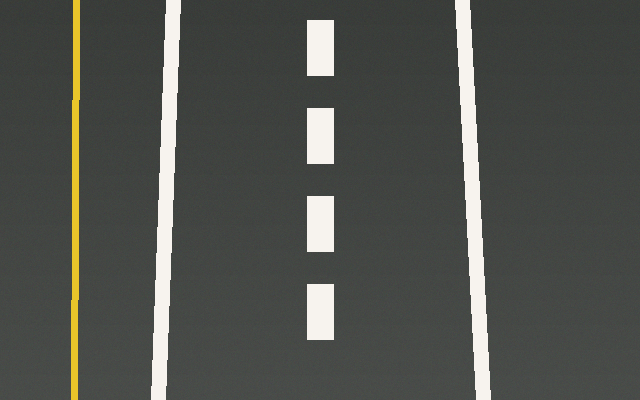
#> input picture exemplos_tp2/Filtragem_Espacial_Bordas_40_Exemplos_Independentes/dados/pista_bev.png, 640 x 400 px
$ python 04_sombra_controlada.py   (older library calls are emulated)
#> lines starting #> are read from the running program, lines starting #| are printed output that depends on the picture; after the words box and inside, x2 and y2 are one past the last pixel; in counts of white or black regions, pixels touching at a corner belong together
"""
EXEMPLO 04 - Simulação de sombra projetada

O QUE ESTE CÓDIGO FAZ
Cria uma região com redução de brilho e demonstra seu efeito nas bordas.

COMO O CÓDIGO FUNCIONA
Desenha máscara poligonal e diminui as intensidades internas com ruído moderado.

POR QUE É IMPORTANTE NA DIREÇÃO AUTÔNOMA
Sombras sobre as faixas podem introduzir bordas falsas e esconder a pintura.

COMO EXPLICAR AOS ALUNOS
Este exemplo representa uma etapa pequena de um pipeline de percepção. Observe a
imagem inicial, os valores numéricos apresentados no terminal e as imagens geradas.
Compare alterações de parâmetros mantendo as demais condições constantes.

ATIVIDADE PRÁTICA
Mude a intensidade de sombra de 0,38 para 0,60.

COMO EXECUTAR
python exemplos/04_sombra_controlada.py

SAÍDA
Uma ou mais figuras ou métricas serão salvas automaticamente em saidas/.
O programa pode ser executado diretamente: as funções estão neste próprio arquivo.
"""

import argparse
import csv
import json
import time
from pathlib import Path
import cv2
import numpy as np
import matplotlib
matplotlib.use("Agg")
import matplotlib.pyplot as plt

# Cada exemplo contém suas próprias funções; NÃO utiliza apoio.py.
# A pasta dados guarda apenas imagens de entrada. É permitido executar
# os exemplos em qualquer ordem, diretamente ou no Google Colab.
BASE = Path(__file__).resolve().parent.parent
DADOS = BASE / "dados"
RESULTADOS = BASE / "saidas" / Path(__file__).stem
RESULTADOS.mkdir(parents=True, exist_ok=True)


def ler(nome="pista_bev.png", cinza=False):
    """Abre uma imagem com verificação explícita de existência."""
#> called with nome = 'pista_bev.png', cinza = False
    p = DADOS / nome
    imagem = cv2.imread(str(p), cv2.IMREAD_GRAYSCALE if cinza else cv2.IMREAD_COLOR)
#> imagem is the input picture: shape (400, 640, 3); mean B, G, R 77, 81.8, 79.7
    if imagem is None:
        raise FileNotFoundError(f"Imagem ausente: {p}. Execute o código com o ZIP extraído.")
    return imagem


def cinza(img):
    return cv2.cvtColor(img, cv2.COLOR_BGR2GRAY) if img.ndim == 3 else img


def sombra(img):
    """Perturbação controlada: sombra artificial em faixa diagonal da estrada."""
    a = img.astype(np.float32).copy()
    h, w = img.shape[:2]
#> h = 400; w = 640
    m = np.zeros((h,w),np.uint8)
    pts = np.array([[0,int(h*.16)],[w,int(h*.36)],[w,int(h*.59)],[0,int(h*.39)]],np.int32)
    cv2.fillConvexPoly(m,pts,255)
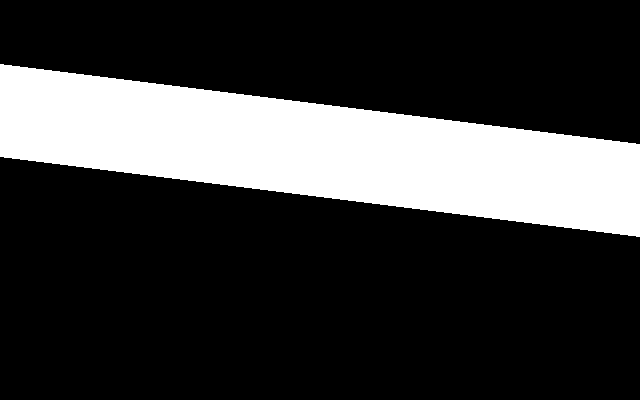
#> m: shape (400, 640); 23.2% white; 1 white region, box (x1, y1, x2, y2) and area: (0, 64, 640, 237) 59520
    a[m>0]*=.38
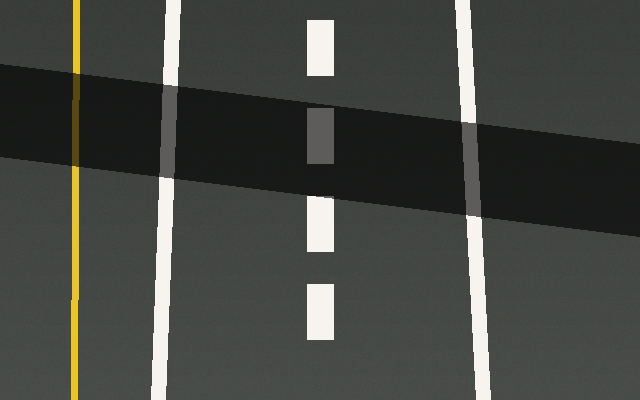
#> a: shape (400, 640, 3) float32; mean B, G, R 66.1, 70.2, 68.4
    a += np.random.default_rng(41).normal(0,2.5,a.shape)
    return np.clip(a,0,255).astype(np.uint8)


# [26 lines left out: functions molhado, selecionar_cena, normalize8, not called in this run]


def mostrar(paineis,titulos,nome="painel.png",colunas=3):
    """Salva painel, sem depender de janelas gráficas (compatível com Colab)."""
#> called with nome = 'painel.png', colunas = 2
    n=len(paineis); linhas=(n+colunas-1)//colunas
    fig,ax=plt.subplots(linhas,colunas,figsize=(5*colunas,3.45*linhas),squeeze=False)
    for i, (im,t) in enumerate(zip(paineis,titulos)):
        a=ax.flat[i]
        if im.ndim==2: a.imshow(im,cmap="gray",vmin=0,vmax=255)
        else: a.imshow(cv2.cvtColor(im,cv2.COLOR_BGR2RGB))
        a.set_title(t,fontsize=11);a.axis("off")
    for a in ax.flat[n:]:a.axis("off")
    fig.tight_layout()
    p=RESULTADOS/nome
    fig.savefig(p,dpi=120,bbox_inches="tight");plt.close(fig)
#> after `fig.savefig(p, dpi=120, bbox_inches='tight')`:
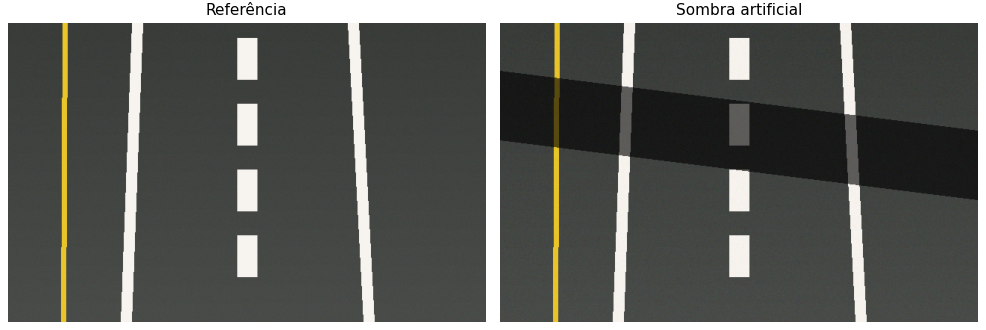
#> figure drawn by matplotlib, 2 panels
    print("Figura gerada:",p)
    return p


# [60 lines left out: functions operadores, avaliacao, banco_direcional, tabela, not called in this run]


# ---------------- EXPERIMENTO DESTE EXEMPLO ----------------
img=ler();bad=sombra(img);mostrar([img,bad],["Referência","Sombra artificial"],colunas=2);print("Cenário controlado; não é captura real sob sombra.")

$ run again, with exemplos_tp2/Filtragem_Espacial_Bordas_40_Exemplos_Independentes/dados/pista_perspectiva.png copied over exemplos_tp2/Filtragem_Espacial_Bordas_40_Exemplos_Independentes/dados/pista_bev.png
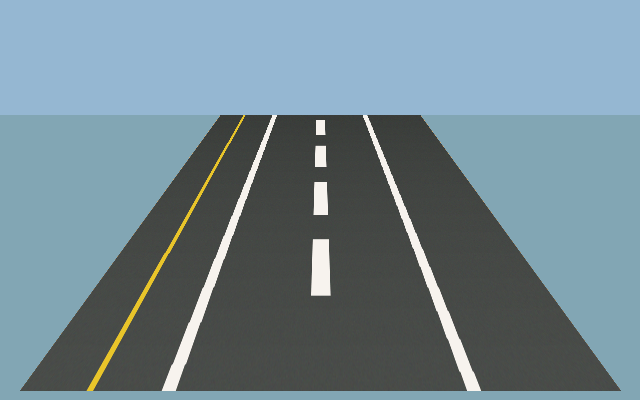
#> input picture exemplos_tp2/Filtragem_Espacial_Bordas_40_Exemplos_Independentes/dados/pista_perspectiva.png, 640 x 400 px
#> in ler, imagem is the input picture: shape (400, 640, 3); mean B, G, R 145.2, 135.6, 114.8
#> m: shape (400, 640); 23.2% white; 1 white region, box (x1, y1, x2, y2) and area: (0, 64, 640, 237) 59520
#> in sombra, `a[m>0]*=.38`:
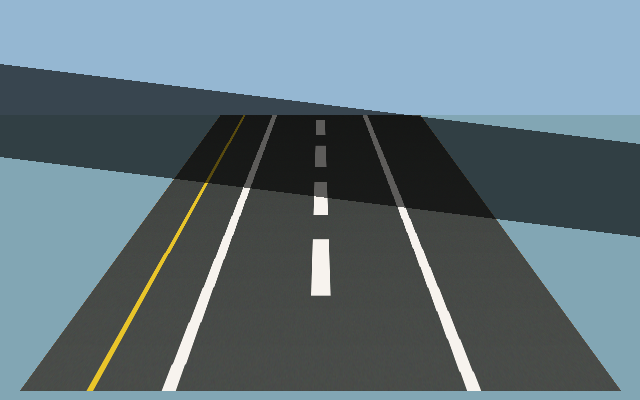
#> a: shape (400, 640, 3) float32; mean B, G, R 123.9, 115.7, 98.3
#> in mostrar, `fig.savefig(p, dpi=120, bbox_inches='tight')`:
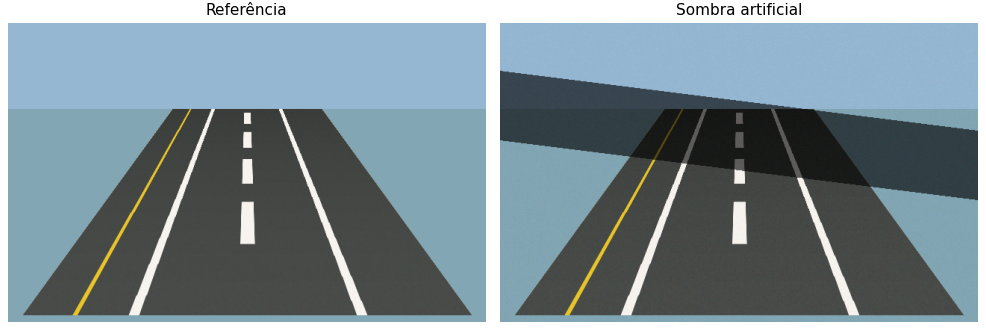
#> figure drawn by matplotlib, 2 panels
